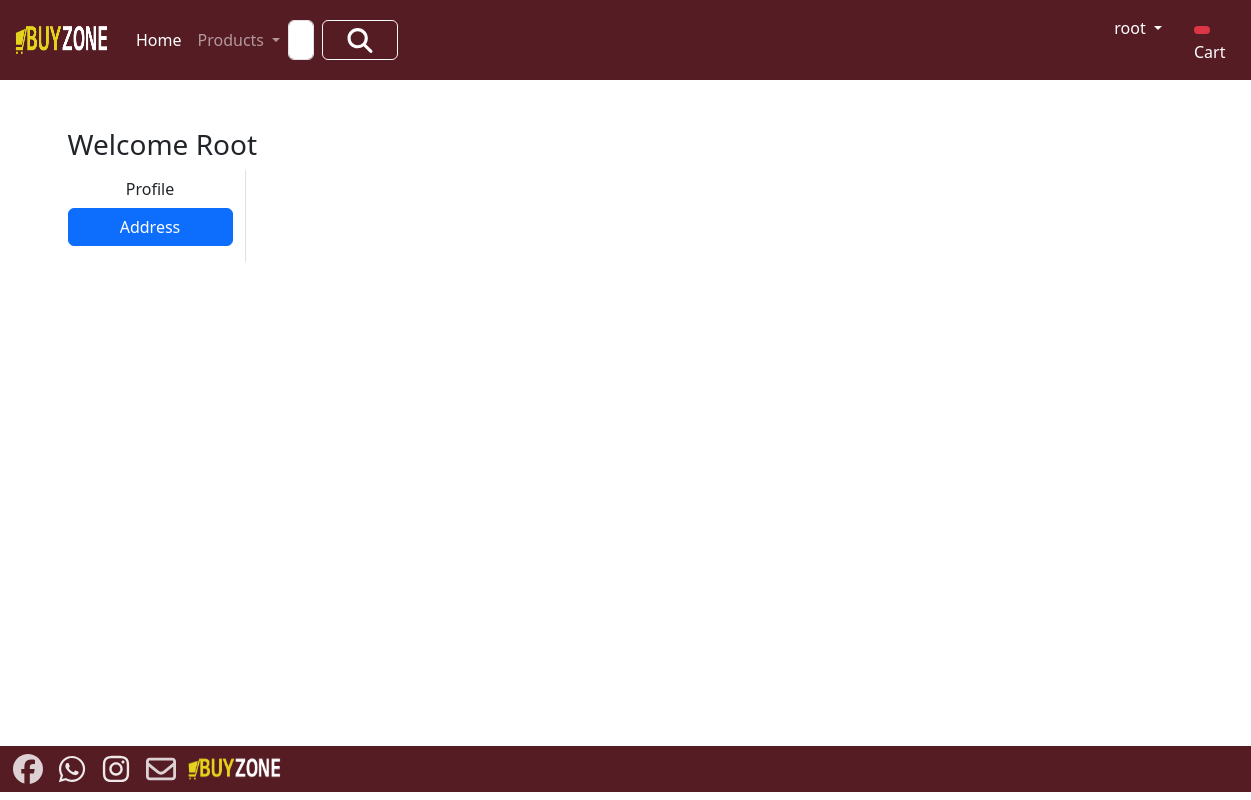
/address/ (signed in), run on an earlier commit of the app's database.
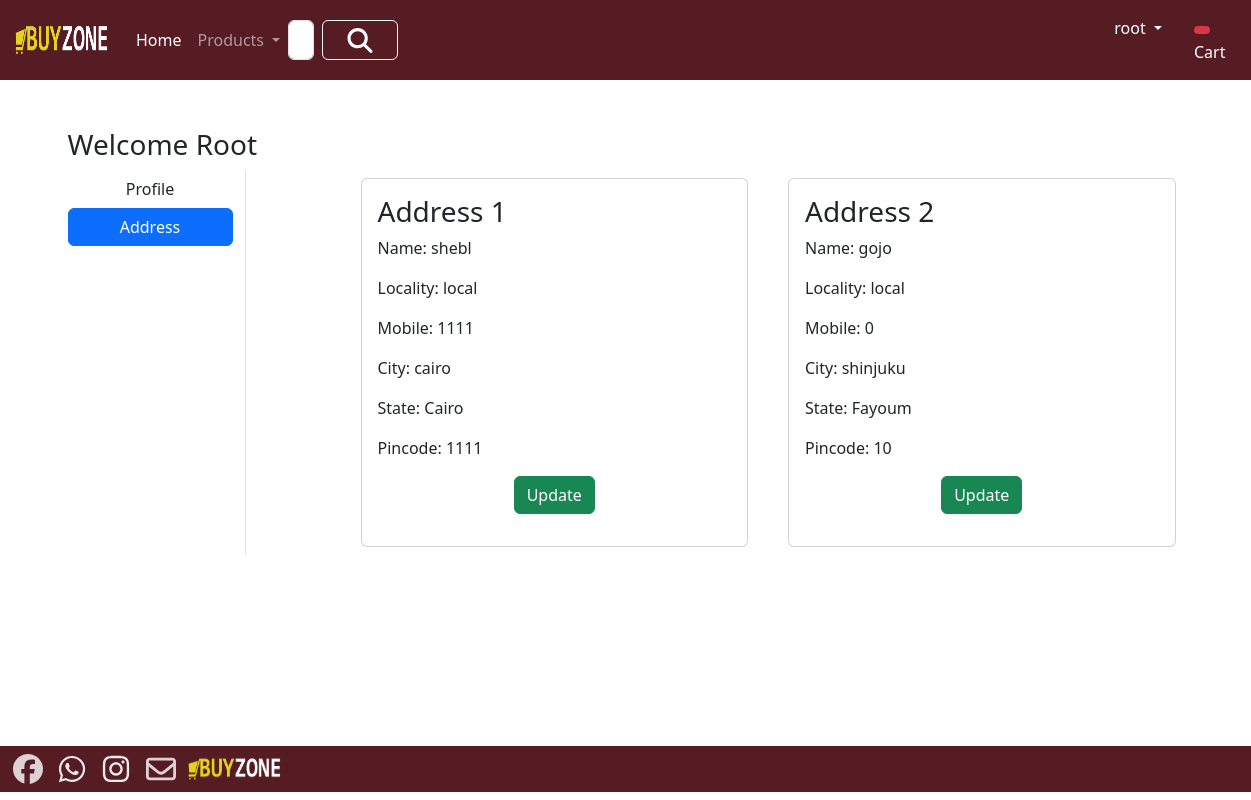
And on a later commit of the database.
### app/models.py (models this page shows, shortened)
class Customer(models.Model):
     user = models.ForeignKey(User,on_delete=models.CASCADE)
     name = models.CharField(max_length=200)
     locality = models.CharField(max_length=200)
     city = models.CharField(max_length=50)
     mobile = models.IntegerField(default=0)
     zipcode = models.IntegerField()
     state = models.CharField(choices=STATE_CHOICES,max_length=100)

### app/views.py (the view)
class AddressView(View):
    def get(self, request):
        add = Customer.objects.filter(user=request.user)
        totalitem = 0
        wishitem = 0
        if request.user.is_authenticated:
            totalitem = len(Cart.objects.filter(user=request.user))
            wishitem = len(Wishlist.objects.filter(user=request.user))
        return render(request, 'app/address.html', {'add': add})

### app/templates/app/address.html (shortened to what this page needs)
{% extends 'app/base.html' %}
{% load static %}
{% block main-content %}
<div class="container my-5">
    <div class="row">
        <h3>Welcome <span class="text-capitalize">{{request.user}}</span></h3>
        <div class="col-sm-2 border-end">
            <ul class="list-unstyled">
                <li class="d-grid"><a href="{% url 'profile' %}" class="btn">Profile</a></li>
                <li class="d-grid"><a href="{% url 'address' %}" class="btn btn-primary">Address</a></li>
            </ul>
        </div>
        <div class="col-sm-9 offset-sm-1">
            <div class="row">
                {% for ad in add %}
                <div class="col-sm-6">
                    <div class="card m-2">
                        <div class="card-body">
                            <h3>Address {{forloop.counter}}</h3>
                            <p>Name: {{ad.name}}</p>
                            <p>Locality: {{ad.locality}}</p>
                            <p>Mobile: {{ad.mobile}}</p>
                            <p>City: {{ad.city}}</p>
                            <p>State: {{ad.state}}</p>
                            <p>Pincode: {{ad.zipcode}}</p>
                            <p class="text-center"><a href="{% url 'updateAddress' pk=ad.id %}" type="button" class="btn btn-success">Update</a></p>
                        </div>
                    </div>
                </div>
                {% endfor %}
            </div>
        </div>
    </div>
</div>
{% endblock main-content %}

What changed in the data, as far as the page shows it:
added Customer: name "shebl", locality "local", mobile "1111", city "cairo", state "Cairo", zipcode "1111"
added Customer: name "gojo", locality "local", mobile "0", city "shinjuku", state "Fayoum", zipcode "10"
